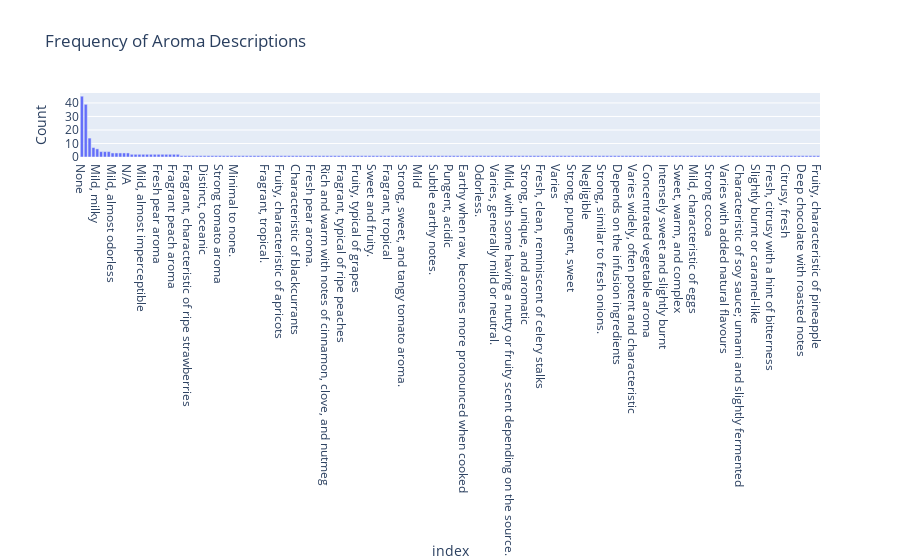

Notebook cell for this chart:
### Code cell
import plotly.express as px

aroma_counts = df['aroma'].value_counts()

fig = px.bar(aroma_counts, x=aroma_counts.index, y=aroma_counts.values,
             title="Frequency of Aroma Descriptions",
             labels={'x': 'Aroma Types', 'y': 'Count'})
fig.show()

### Figure 1 — Plotly figure (JSON) as saved in the notebook; plotly's stock layout.template omitted (floating-point values rounded to 4 significant figures; data arrays with more than 128 entries replaced by an {"elided": "..."} marker saying what was removed)
{"data": [{"alignmentgroup": "True", "hovertemplate": "index=%{x}<br>Count=%{y}<extra></extra>", "legendgroup": "", "marker": {"color": "#636efa", "pattern": {"shape": ""}}, "name": "", "offsetgroup": "", "orientation": "v", "showlegend": false, "textposition": "auto", "type": "bar", "x": {"elided": "193 str values"}, "xaxis": "x", "y": {"elided": "193 int values"}, "yaxis": "y"}], "layout": {"barmode": "relative", "legend": {"tracegroupgap": 0}, "title": {"text": "Frequency of Aroma Descriptions"}, "xaxis": {"anchor": "y", "domain": [0, 1], "title": {"text": "index"}}, "yaxis": {"anchor": "x", "domain": [0, 1], "title": {"text": "Count"}}}}
